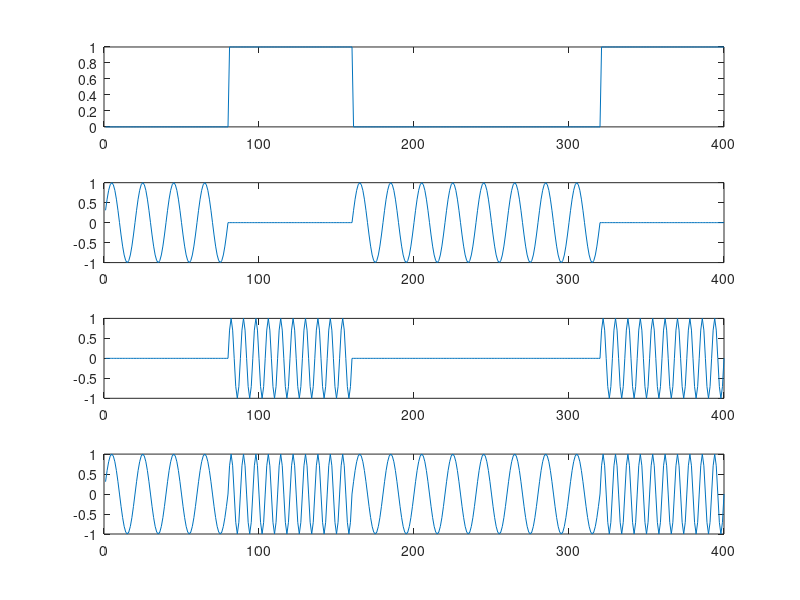

The MATLAB source for this figure:
fields = (load("data.mat"));


tau0 = fields.tau0;
tau1 = fields.tau1;
tauS = fields.tauS;

f0 = 1/tau0;
f1 = 1/tau1;

% discrete bit sequence
B = [0 1 0 0 1]
n = length(B)

% extend bitsequence
bitmask = repelem(B, tauS);
% create two encodings
x = [1:1:tauS*n];

x0 = sin(2*pi*f0 * x); 
x1 = sin(2*pi*f1 * x);


modulated_bits = (x0.* (1-bitmask)) + (x1.* bitmask);

figure;
subplot(4, 1, 1);
plot(x, bitmask)
subplot(4, 1, 2);
plot(x, x0.* (1-bitmask))
subplot(4, 1, 3);
plot(x, x1.* (bitmask));
subplot(4, 1, 4);
plot(x, modulated_bits)
